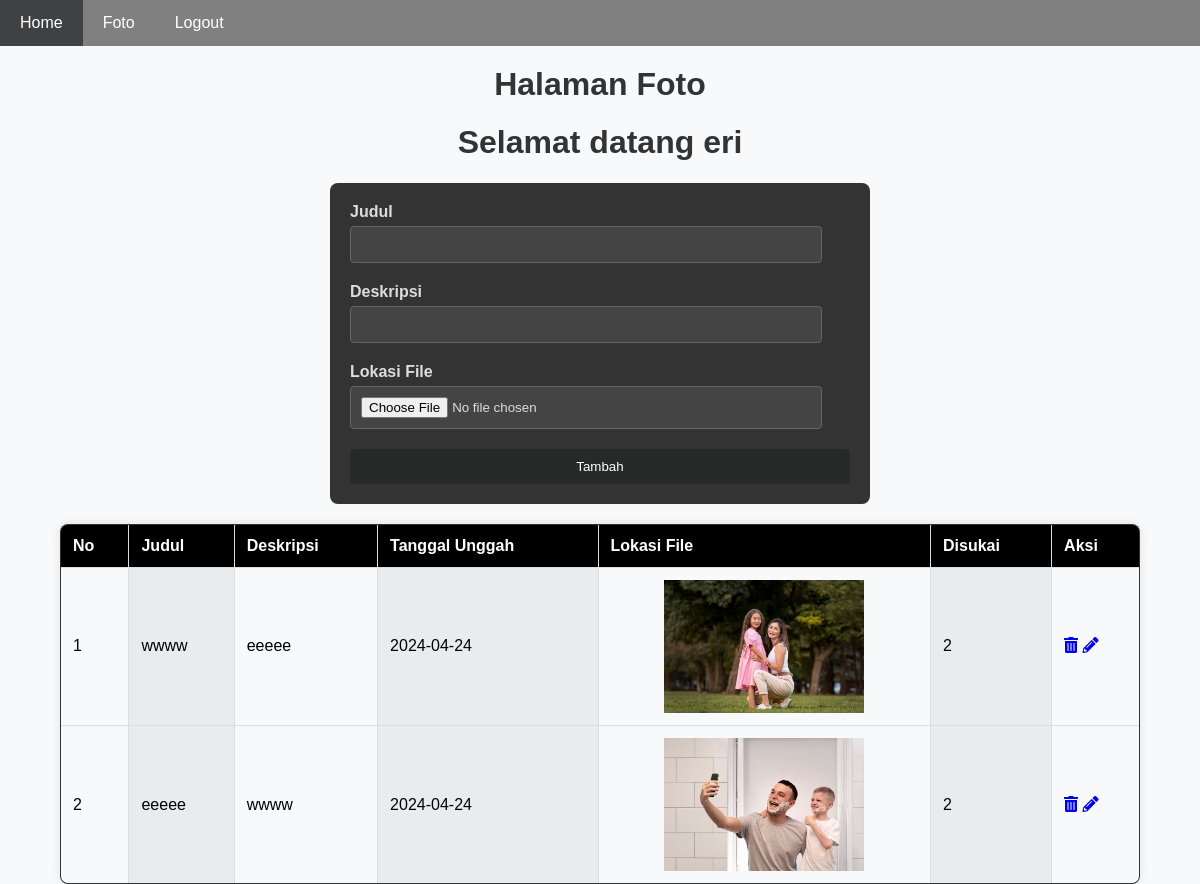
Screenshot of /ujikomAlfan/foto.php (signed in) with the database file from the repository.
### tables this page shows
CREATE TABLE `foto` (
  `fotoid` int(11) NOT NULL,
  `judulfoto` varchar(255) NOT NULL,
  `deskripsifoto` text NOT NULL,
  `tanggalunggah` date NOT NULL,
  `lokasifile` varchar(255) NOT NULL,
  `userid` int(11) NOT NULL
);

### ujikomAlfan/foto.php (the view, shortened to what this page needs)
<!DOCTYPE html>
<html lang="en">
<head>
    <link rel="stylesheet" href="https://cdnjs.cloudflare.com/ajax/libs/font-awesome/5.15.3/css/all.min.css">
</head>
<body>
<ul>
        <li><a class="active" href="home.php">Home</a></li>
        <li><a href="foto.php">Foto</a></li>
        <li><a href="logout.php">Logout</a></li>
    </ul>
    <h1>Halaman Foto</h1>
    <h1>Selamat datang <b><?=$_SESSION['namalengkap']?></b></h1>
    <form action="tambah_foto.php" method="post" enctype="multipart/form-data" class="form-container">
    <div class="form-group">
        <label for="judul">Judul</label>
        <input type="text" id="judul" name="judulfoto" class="form-input" required>
    </div>
    <div class="form-group">
        <label for="deskripsi">Deskripsi</label>
        <input type="text" id="deskripsi" name="deskripsifoto" class="form-input" required>
    </div>
    <div class="form-group">
        <label for="lokasiFile">Lokasi File</label>
        <input type="file" id="lokasiFile" name="lokasifile" class="form-input" required>
    </div>
    <button type="submit" class="submit-button">Tambah</button>
</form>
    <table border="1" cellpadding=5 cellspacing=0>
        <tr>
            <th>No</th>
            <th>Judul</th>
            <th>Deskripsi</th>
            <th>Tanggal Unggah</th>
            <th>Lokasi File</th>
            <th>Disukai</th>
            <th>Aksi</th>
        </tr>
        <?php
         $i= 1;
            include "koneksi.php";
            $userid=$_SESSION['userid'];
            $sql=mysqli_query($conn,"select * from foto where userid='$userid'");
            while($data=mysqli_fetch_array($sql)){
        ?>
                <tr>
                <td><?=$i ?></td>
                    <td><?=$data['judulfoto']?></td>
                    <td><?=$data['deskripsifoto']?></td>
                    <td><?=$data['tanggalunggah']?></td>
                    <td>
                        <img src="gambar/<?=$data['lokasifile']?>" width="200px">
                    </td>
                    <td>
                        <?php
                            $fotoid=$data['fotoid'];
                            $sql2=mysqli_query($conn,"select * from likefoto where fotoid='$fotoid'");
                            echo mysqli_num_rows($sql2);
                        ?>
                    </td>
                    <td>
    <a href="hapus_foto.php?fotoid=<?=$data['fotoid']?>" class="icon-link"><i class="fas fa-trash-alt"></i></a>
    <a href="edit_foto.php?fotoid=<?=$data['fotoid']?>" class="icon-link"><i class="fas fa-pencil-alt"></i></a>
</td>
                </tr>
        <?php
             $i++; }
        ?>
    </table>
</body>
</html>

### ujikomAlfan/foto.php (style rules this page uses)
body { font-family: Arial, sans-serif; background-color: #f8f9fa; margin: 0; padding: 0; }
ul { list-style-type: none; margin: 0; padding: 0; overflow: hidden; background-color:gray; }
li { float: left; }
li a { display: block; color: white; text-align: center; padding: 14px 20px; text-decoration: none; transition: background-color 0.3s ease; }
.active { background-color: #4d4e4e; }
h1 { text-align: center; color: #333; margin-top: 20px; }
table { margin: auto; border-collapse: collapse; width: 90%; background-color: #333; border-radius: 8px; overflow: hidden; box-shadow: 0 0 10px rgba(0, 0, 0, 0.1); }
th, td { border: 1px solid #ddd; padding: 12px; text-align: left; }
th { background-color: black; color: white; }
td { background-color: #f8f9fa; }
td:nth-child(even) { background-color: #e9ecef; }
img { display: block; margin: 0 auto; max-width: 100%; height: auto; }
.form-container { max-width: 500px; margin: 20px auto; padding: 20px; background-color: #333; border-radius: 8px; box-shadow: 0 0 10px rgba(255, 255, 255, 0.1); }
.form-group { margin-bottom: 20px; }
.form-group label { display: block; margin-bottom: 5px; font-weight: bold; color: #ddd; }
.form-input { width: 90%; padding: 10px; border: 1px solid #666; border-radius: 4px; background-color: #444; color: #ddd; }
.submit-button { display: block; width: 100%; padding: 10px; background-color: #282929; color: #fff; border: none; border-radius: 4px; cursor: pointer; transition: background-color 0.3s ease; }

### rows the page displays
foto: judulfoto "wwww", deskripsifoto "eeeee", tanggalunggah "2024-04-24", lokasifile (picture), mysqli_num_rows($sql2) "2"
foto: judulfoto "eeeee", deskripsifoto "wwww", tanggalunggah "2024-04-24", lokasifile (picture), mysqli_num_rows($sql2) "2"

### other values shown
$_SESSION['namalengkap'] "eri"
